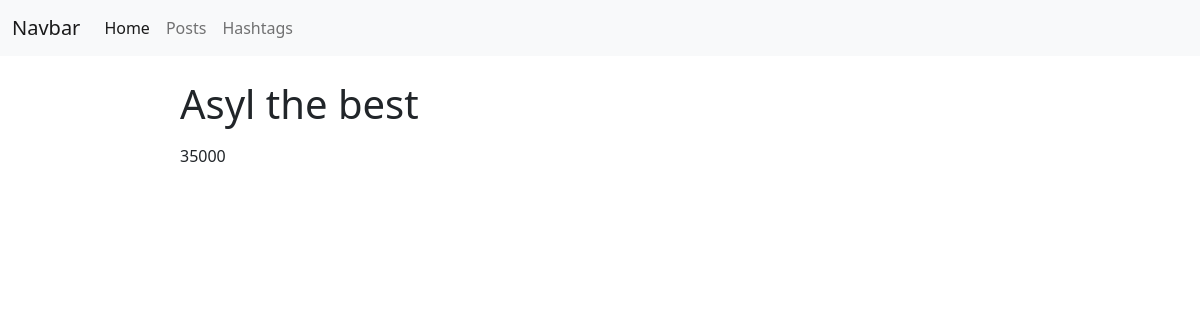
The app's page /posts/1/, older data.
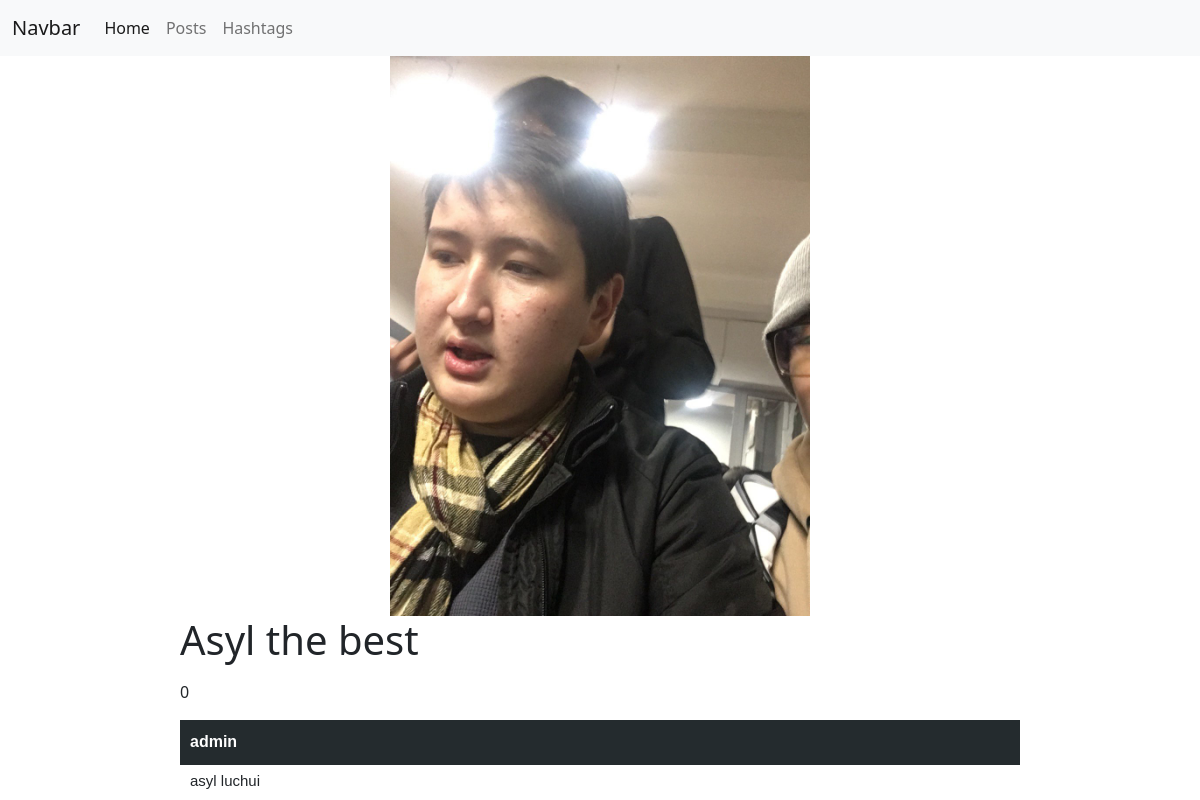
The same page, newer data.
### posts/models.py (models this page shows, shortened)
class Post(models.Model):
    title = models.CharField(max_length=100)
    photo = models.ImageField()
    likes = models.IntegerField()
    hashtags = models.ManyToManyField('Hashtag', blank=True)

class Comment(models.Model):
    author = models.ForeignKey(User, on_delete=models.CASCADE)
    text = models.TextField(null=True)
    post = models.ForeignKey(Post, on_delete=models.CASCADE)

### posts/views.py (the view)
# urls.py: path('posts/<int:id>/', detail_view)
def detail_view(request, **kwargs):
    if request.method == 'GET':
        post = Post.objects.get(id=kwargs['id'])
        data = {
            'post': post,
            'comments': Comment.objects.filter(post=post)
        }
        return render(request, 'posts/detail.html', context=data)

### templates/posts/detail.html (shortened to what this page needs)
{% extends 'layouts/main.html' %}
{% block content %}
    <div class="post">
        <div class="image">
            <img src="/media/{{ post.photo }}/" alt="">
        </div>
        <div>
            <div style="display:flex; justify-content: space-between">
                <h1>{{ post.title }}</h1>
            </div>
            <div>
                <p>{{ post.likes }}</p>
            </div>
        </div>
    </div>
    <div class="comments">
        {% for comment in comments %}
            <div>
                <p class="author">{{ comment.author.username }}</p>
                <p class="text">{{ comment.text }}</p>
            </div>
        {% endfor %}
    </div>
{% endblock %}

### templates/layouts/main.html (shortened to what this page needs)
<!doctype html>
<html lang="en">
<head>
    <link rel="stylesheet" href="https://cdn.jsdelivr.net/npm/bootstrap@5.2.2/dist/css/bootstrap.min.css"
>
</head>
<body>
<div class="header">
    <nav class="navbar navbar-expand-lg navbar-light bg-light">
        <div class="container-fluid">
            <a class="navbar-brand" href="#">Navbar</a>
            <div class="collapse navbar-collapse" id="navbarNavAltMarkup">
                <div class="navbar-nav">
                    <a class="nav-link active" aria-current="page" href="/">Home</a>
                    <a class="nav-link" href="/posts/">Posts</a>
                    <a class="nav-link" href="/hashtags/">Hashtags</a>
                </div>
            </div>
        </div>
    </nav>
</div>
{% block content %}
{% endblock %}
</body>
</html>

### templates/posts/detail.html (style rules this page uses)
.image > img { width: 50%; margin-left: 25%; }
.comments { width: 70%; margin-left: 15%; }
.comments > div { height: 45px; margin-bottom: 20px; background: #242b2e; padding: 10px; }
.author { color: #fff; flex: 18px; font-family: sans-serif; font-weight: bold; }
.text { font-size: 15px; font-family: sans-serif; }
.post { width: 70%; margin-left: 15%; }

Row changes from the older to the newer data that the page shows:
changed Post "Asyl the best": photo: picture added; likes "35000" → "0"
added Comment: author.username "admin", text "asyl luchui"
